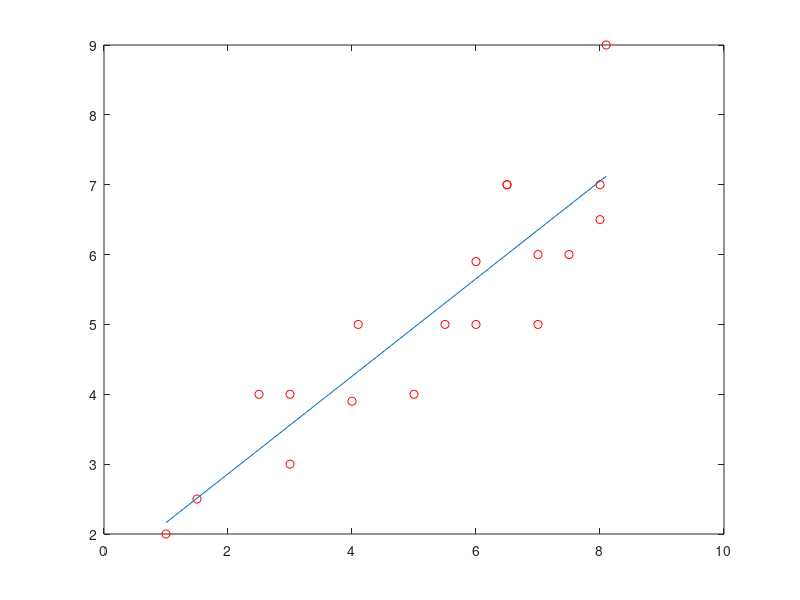

Source code (MATLAB):
training_data_single_variable = [[1, 2],
                                 [1.5, 2.5],
                                 [2.5, 4],
                                 [3, 3],
                                 [3, 4],
                                 [4, 3.9],
                                 [4.1, 5],
                                 [5, 4],
                                 [6, 5.9],
                                 [6, 5],
                                 [6.5, 7],
                                 [7, 6],
                                 [8, 7],
                                 [8.1, 9],
                                 [5.5, 5],
                                 [6.5, 7],
                                 [7, 5],
                                 [7.5, 6],
                                 [8, 6.5]];

raw_x = training_data_single_variable(:, 1);
m = size(training_data_single_variable, 1);
n = size(training_data_single_variable, 2);
% generate vector x
x = [ones(m, 1) raw_x];
% generate vector y
y = training_data_single_variable(:, 2);
% generate vector theta
theta = rand(n, 1);
alpha = 0.006123;
while true
   theta_temp = theta - (alpha/m) * x' * ((x * theta) - y);
   if theta_temp(1:1,1:1) - theta(1:1,1:1) < 0.000001
        break;
   end
   theta = theta_temp;
end
disp(theta);
plot(raw_x, y, 'ro');
hold on;
plot([min(raw_x), max(raw_x)], [theta(1, 1) + theta(2, 1) * min(raw_x), theta(1, 1) + theta(2, 1) * max(raw_x)])
pause;
